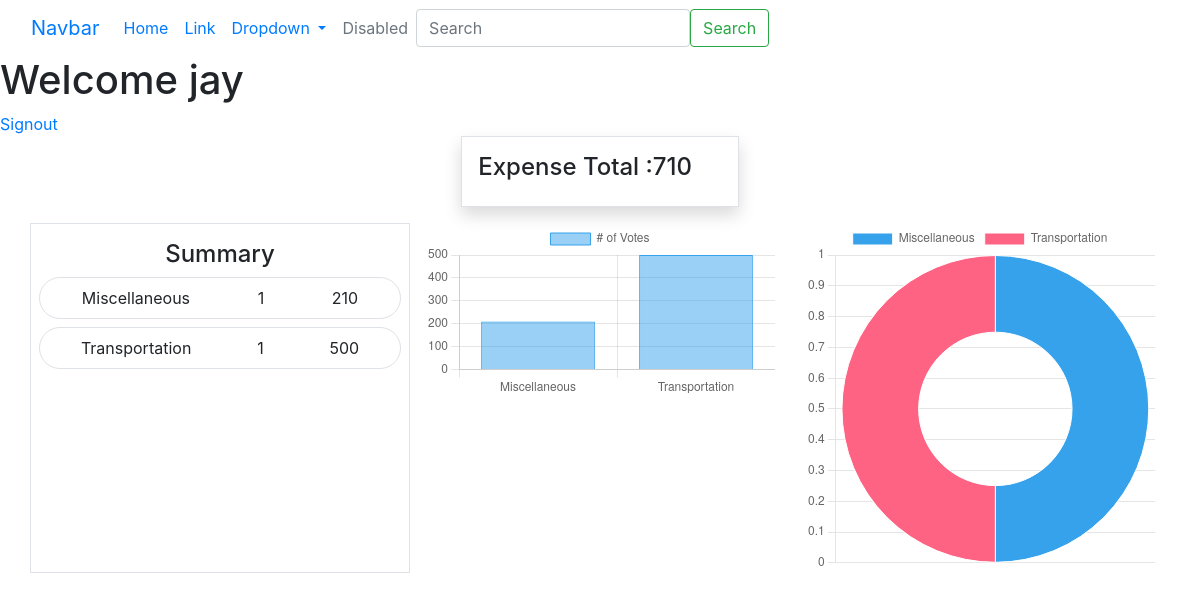
Page /index/ (signed in) on the earlier database version.
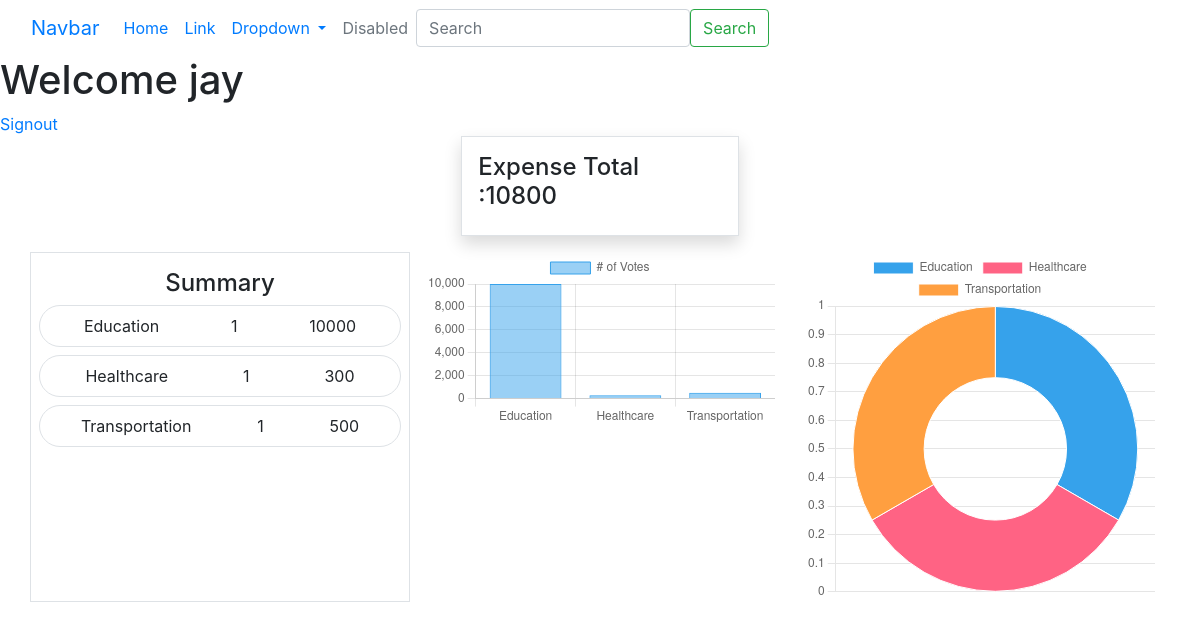
Same page on the later database version.
### myapp/models.py (models this page shows, shortened)
class Expense(models.Model):
    title = models.CharField(max_length=200)
    amount = models.PositiveIntegerField()
    EXPENSE_CATEGORIES = (
            ('Housing', 'Housing'),
            ('Transportation', 'Transportation'),
            ('Food', 'Food'),
            ('Healthcare', 'Healthcare'),
            ('Education', 'Education'),
            ('Entertainment', 'Entertainment'),
            ('Personal Care', 'Personal Care'),
            ('Debt Payments', 'Debt Payments'),
            ('Savings & Investments', 'Savings & Investments'),
            ('Gifts & Donations', 'Gifts & Donations'),
            ('Insurance', 'Insurance'),
            ('Travel', 'Travel'),
            ('Miscellaneous', 'Miscellaneous'),
        )
    category = models.CharField(max_length=100,choices=EXPENSE_CATEGORIES,default="Miscellaneous")
    created_at = models.DateTimeField(auto_now_add=True)
    owner = models.ForeignKey(User,on_delete=models.CASCADE)

### myapp/views.py (the view)
# urls.py: path('index/',views.IndexView.as_view(),name="index"),
@method_decorator(signin_required,name="dispatch")
class IndexView(View):
    def get(self,request,*args,**kwargs):
        total_expense=Expense.objects.filter(owner=request.user).values("amount").aggregate(total=Sum("amount"))
        print(total_expense)
        category_summary=Expense.objects.filter(owner=request.user).values("category").annotate(total=Sum("amount"),count=Count("category"))
        print(category_summary)
        context={
            "total_expense":total_expense.get("total"),
            "category_summary":category_summary,
        }
        return render(request,"index.html",context)

### myapp/templates/index.html (shortened to what this page needs)
{%extends 'base.html'%} {%block main_block%}
<h1>Welcome {{request.user}}</h1>
<a href="{%url 'signout'%}">Signout</a>
<div class="container">
  <div class="w-25 border border-3 shadow mx-auto p-3">
    <h4 class="fw-bold">Expense Total :{{total_expense}}</h4>
  </div>
  <div class="row mt-3">
    <div class="col-4 p-2 border">
      <h4 class="text-center fw-bold my-2">Summary</h4>
      {%for summary in category_summary%}
      <div class="border rounded-pill p-2 mt-2 d-flex justify-content-around">
        <div>{{summary.category}}</div>
        <div>{{summary.count}}</div>
        <div>{{summary.total}}</div>
      </div>
      {%endfor%}
    </div>
    <div class="col-4"><canvas id="myChart"></canvas></div>
    <div class="col-4"><canvas id="categoryChart"></canvas></div>
  </div>
</div>
<script>
  const ctx = document.getElementById("myChart");
  new Chart(ctx, {
    type: "bar",
    data: {
      labels: [{%for summary in category_summary%} '{{summary.category}}', {%endfor%}],
      datasets: [
        {
          label: "# of Votes",
          data: [{%for summary in category_summary%} {{summary.total}}, {%endfor%}],
          borderWidth: 1,
        },
      ],
    },
    options: {
      scales: {
        y: {
          beginAtZero: true,
        },
      },
    },
  });
  const ctx1 = document.getElementById("categoryChart");
  new Chart(ctx1, {
    type: "doughnut",
    data: {
      labels: [{%for summary in category_summary%} '{{summary.category}}', {%endfor%}],
      datasets: [
        {
          label: "# of Votes",
          data: [{%for summary in category_summary%} {{summary.count}}, {%endfor%}],
          borderWidth: 1,
        },
      ],
    },
    options: {
      scales: {
        y: {
          beginAtZero: true,
        },
      },
    },
  });
</script>
{%endblock%}

### myapp/templates/base.html (shortened to what this page needs)
<!DOCTYPE html>
<html lang="en">
  <head>
    <link
      href="https://stackpath.bootstrapcdn.com/bootstrap/4.5.2/css/bootstrap.min.css"
      rel="stylesheet"
    />
    <link
      href="https://cdn.jsdelivr.net/npm/bootstrap-icons/font/bootstrap-icons.css"
      rel="stylesheet"
    />
  </head>
  <body>
    <nav class="navbar navbar-expand-lg bg-body-tertiary">
      <div class="container-fluid">
        <a class="navbar-brand" href="#">Navbar</a>
        <div class="collapse navbar-collapse" id="navbarSupportedContent">
          <ul class="navbar-nav me-auto mb-2 mb-lg-0">
            <li class="nav-item">
              <a class="nav-link active" aria-current="page" href="#">Home</a>
            </li>
            <li class="nav-item">
              <a class="nav-link" href="#">Link</a>
            </li>
            <li class="nav-item dropdown">
              <a
                class="nav-link dropdown-toggle"
                href="#"
                role="button"
                data-bs-toggle="dropdown"
                aria-expanded="false"
              >
                Dropdown
              </a>
            </li>
            <li class="nav-item">
              <a class="nav-link disabled" aria-disabled="true">Disabled</a>
            </li>
          </ul>
          <form class="d-flex" role="search">
            <input
              class="form-control me-2"
              type="search"
              placeholder="Search"
              aria-label="Search"
            />
            <button class="btn btn-outline-success" type="submit">
              Search
            </button>
          </form>
        </div>
      </div>
    </nav>
     {%block main_block%} {%endblock%}
  </body>
</html>

Differences in the rows shown:
removed Expense: category "Miscellaneous", count "1", total "210"
added Expense: category "Education", count "1", total "10000"
added Expense: category "Healthcare", count "1", total "300"
Other differences:
{{ total_expense }}: "710" → "10800"
chart data {{ summary.category }}: Miscellaneous, Transportation → Education, Healthcare, Transportation
chart data {{ summary.total }}: 210, 500 → 10000, 300, 500
chart data {{ summary.count }}: 1, 1 → 1, 1, 1
